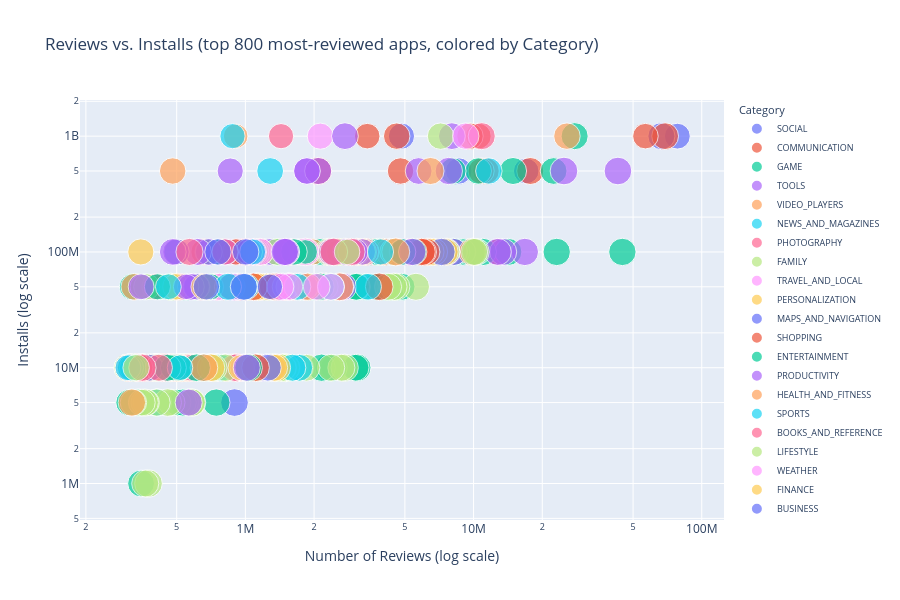

The code cell stored with this chart in its notebook:
### Code cell
# Interactive Plotly scatter: Reviews vs Installs, colored by Category, sized by Rating
sample = df.dropna(subset=['Rating']).sort_values('Reviews', ascending=False).head(800)

fig = px.scatter(
    sample, x='Reviews', y='Installs', color='Category', size='Rating',
    hover_name='App', log_x=True, log_y=True,
    title='Reviews vs. Installs (top 800 most-reviewed apps, colored by Category)',
    labels={'Reviews': 'Number of Reviews (log scale)', 'Installs': 'Installs (log scale)'}
)
fig.update_layout(height=600, legend=dict(font=dict(size=9)))
fig.show()
